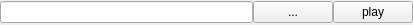
<?xml version="1.0" encoding="UTF-8"?>
<ui version="4.0">
 <class>MusicFinder</class>
 <widget class="QFrame" name="MusicFinder">
  <property name="geometry">
   <rect>
    <x>0</x>
    <y>0</y>
    <width>413</width>
    <height>25</height>
   </rect>
  </property>
  <property name="windowTitle">
   <string>Frame</string>
  </property>
  <property name="frameShape">
   <enum>QFrame::NoFrame</enum>
  </property>
  <property name="frameShadow">
   <enum>QFrame::Plain</enum>
  </property>
  <layout class="QHBoxLayout" name="horizontalLayout">
   <property name="spacing">
    <number>0</number>
   </property>
   <property name="leftMargin">
    <number>0</number>
   </property>
   <property name="topMargin">
    <number>0</number>
   </property>
   <property name="rightMargin">
    <number>0</number>
   </property>
   <property name="bottomMargin">
    <number>0</number>
   </property>
   <item>
    <widget class="QLineEdit" name="lineEdit">
     <property name="readOnly">
      <bool>true</bool>
     </property>
    </widget>
   </item>
   <item>
    <widget class="QPushButton" name="pushSelect">
     <property name="text">
      <string>...</string>
     </property>
    </widget>
   </item>
   <item>
    <widget class="QPushButton" name="pushButton">
     <property name="text">
      <string>play</string>
     </property>
    </widget>
   </item>
  </layout>
 </widget>
 <resources/>
 <connections/>
</ui>
